Frame 1 (no input): blank canvas, image omitted
Frame 60 (the mouse pressed at the canvas centre just before this capture): blank canvas, image omitted
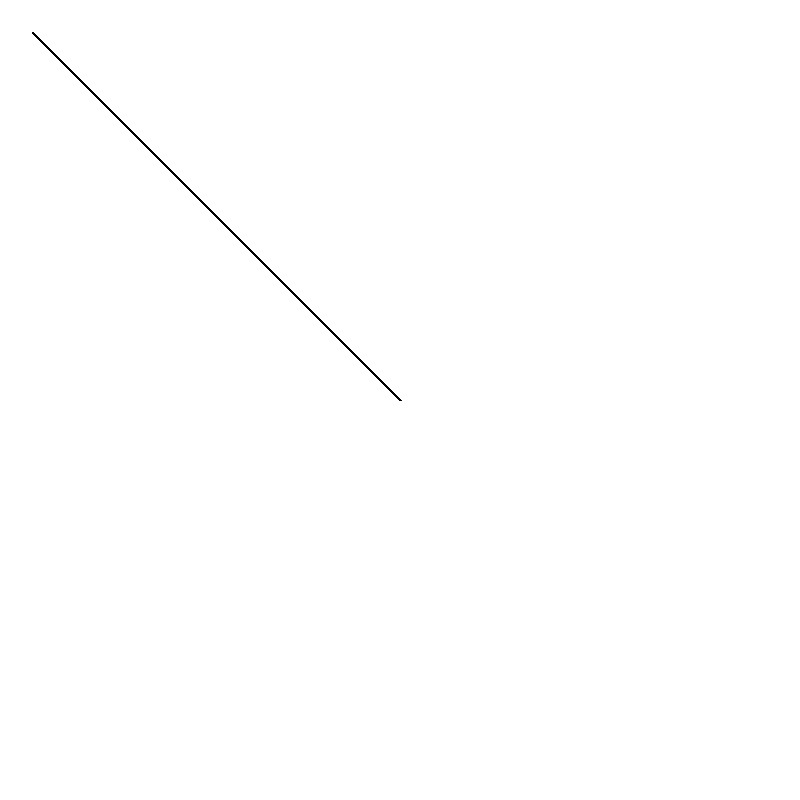
Frame 120 (the mouse held since frame 60 and released just before this capture)

The Processing sketch whose frames 1 and 60 were blank and that drew this single picture after the mouse press (run headless with seeded random() and noise(); from frame 60 on, the mouse is pressed at the canvas centre):

// Processing sketch: mousepressed_week3
// ── mousepressed_week3.pde
int brushSize;

void setup(){
  size(800, 800);
  background(255);
  int b = int (random(50));
  brushSize = b; 
}

void draw(){
  float c1 = random (200, 255);
  float c2 = random (200, 255);
  float c3 = random (200, 255);
  if(mousePressed){
    fill(c1, c2, c3); 
    triangle(mouseX, mouseY, mouseX, mouseY, brushSize, brushSize); 
  }
}
